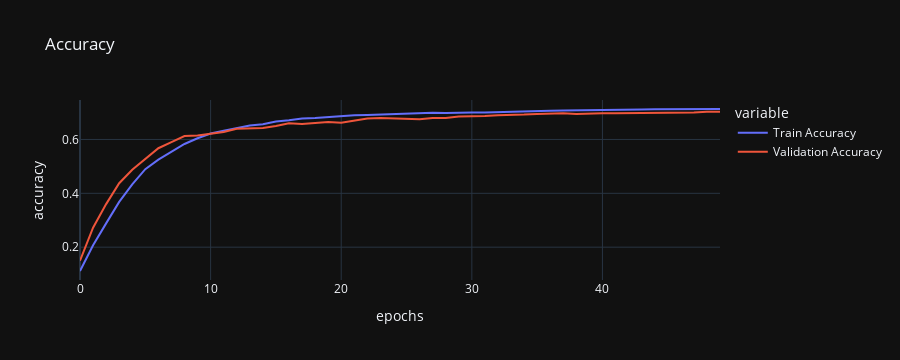

The notebook cell saved with this chart:
### Code cell
iplot(px.line(data_frame=vals,
              y = ["Train Accuracy","Validation Accuracy"],
              labels={"index":"epochs","value":"accuracy"},
              title = "Accuracy",
              template="plotly_dark"))

### Figure 1 — Plotly figure (JSON) as saved in the notebook; plotly's stock layout.template omitted (floating-point values rounded to 4 significant figures)
{"data": [{"hovertemplate": "variable=Train Accuracy<br>epochs=%{x}<br>accuracy=%{y}<extra></extra>", "legendgroup": "Train Accuracy", "line": {"color": "#636efa", "dash": "solid"}, "marker": {"symbol": "circle"}, "mode": "lines", "name": "Train Accuracy", "orientation": "v", "showlegend": true, "type": "scatter", "x": [0, 1, 2, 3, 4, 5, 6, 7, 8, 9, 10, 11, 12, 13, 14, 15, 16, 17, 18, 19, 20, 21, 22, 23, 24, 25, 26, 27, 28, 29, 30, 31, 32, 33, 34, 35, 36, 37, 38, 39, 40, 41, 42, 43, 44, 45, 46, 47, 48, 49], "xaxis": "x", "y": [0.1116, 0.2069, 0.2884, 0.3681, 0.4334, 0.4897, 0.525, 0.555, 0.5831, 0.6044, 0.6222, 0.6322, 0.6413, 0.6522, 0.6566, 0.6666, 0.6712, 0.6778, 0.6794, 0.6837, 0.6859, 0.6903, 0.6913, 0.6925, 0.6944, 0.6966, 0.6981, 0.6988, 0.6978, 0.6994, 0.7, 0.6997, 0.7016, 0.7022, 0.7041, 0.705, 0.7066, 0.7072, 0.7075, 0.7091, 0.71, 0.7106, 0.7106, 0.7109, 0.7125, 0.7125, 0.7125, 0.7131, 0.7128, 0.7131], "yaxis": "y"}, {"hovertemplate": "variable=Validation Accuracy<br>epochs=%{x}<br>accuracy=%{y}<extra></extra>", "legendgroup": "Validation Accuracy", "line": {"color": "#EF553B", "dash": "solid"}, "marker": {"symbol": "circle"}, "mode": "lines", "name": "Validation Accuracy", "orientation": "v", "showlegend": true, "type": "scatter", "x": [0, 1, 2, 3, 4, 5, 6, 7, 8, 9, 10, 11, 12, 13, 14, 15, 16, 17, 18, 19, 20, 21, 22, 23, 24, 25, 26, 27, 28, 29, 30, 31, 32, 33, 34, 35, 36, 37, 38, 39, 40, 41, 42, 43, 44, 45, 46, 47, 48, 49], "xaxis": "x", "y": [0.15, 0.2725, 0.36, 0.4375, 0.4875, 0.5275, 0.5675, 0.59, 0.6125, 0.615, 0.62, 0.6275, 0.64, 0.64, 0.6425, 0.65, 0.66, 0.6575, 0.66, 0.665, 0.6625, 0.67, 0.6775, 0.68, 0.6775, 0.675, 0.675, 0.68, 0.68, 0.685, 0.685, 0.6875, 0.69, 0.69, 0.6925, 0.695, 0.6975, 0.6975, 0.695, 0.6975, 0.6975, 0.6975, 0.6975, 0.6975, 0.6975, 0.6975, 0.7, 0.7, 0.7025, 0.7025], "yaxis": "y"}], "layout": {"autosize": true, "height": 360, "legend": {"title": {"text": "variable"}, "tracegroupgap": 0}, "title": {"text": "Accuracy"}, "xaxis": {"anchor": "y", "autorange": true, "domain": [0, 1], "range": [0, 49], "title": {"text": "epochs"}, "type": "linear"}, "yaxis": {"anchor": "x", "autorange": true, "domain": [0, 1], "range": [0.07814, 0.7465], "title": {"text": "accuracy"}, "type": "linear"}}}
